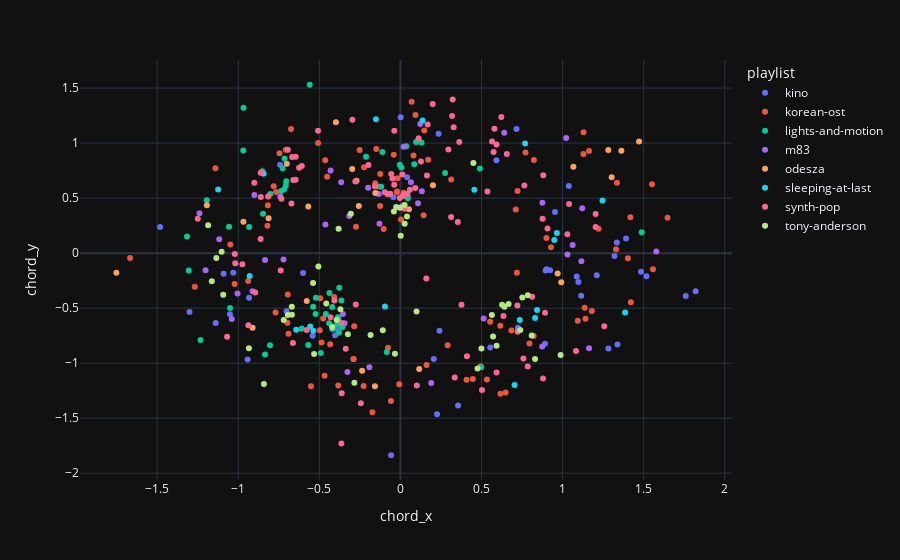

Notebook code for this chart:
### Markdown cell above
### Chord Trajectory

Here, clustering is much stronger. There are much lesser chords to choose from in this implementation of the chord trajectory.

### Code cell
chord_trajectory = px.scatter(dataset, x='chord_x', y='chord_y', color='playlist', hover_data=config.metadata_columns)
chord_trajectory.write_image(config.image_dir + '/chord-trajectory-mds.png', width=1000, scale=2)
chord_trajectory

### Figure 1 — Plotly figure (JSON) as saved in the notebook; plotly's stock layout.template omitted (floating-point values rounded to 4 significant figures; data arrays with more than 128 entries replaced by an {"elided": "..."} marker saying what was removed)
{"data": [{"customdata": {"elided": "47x3 str values"}, "hovertemplate": "playlist=%{customdata[2]}<br>chord_x=%{x}<br>chord_y=%{y}<br>song_name=%{customdata[0]}<br>artist=%{customdata[1]}<extra></extra>", "legendgroup": "kino", "marker": {"color": "#636efa", "symbol": "circle"}, "mode": "markers", "name": "kino", "orientation": "v", "showlegend": true, "x": [0.3554, -1.301, 1.334, -1.091, 0.2354, 1.282, 1.038, 1.517, 0.04139, 0.2057, 1.483, 1.211, 1.097, -1.031, -0.702, 0.9231, 1.76, 0.2409, -0.04406, -1.051, -1.139, 0.9531, 0.8918, -0.6002, 0.9011, -1.482, 1.32, 1.391, -0.387, -0.9423, -0.7423, -0.9334, 0.5538, 0.00167, 0.5919, 0.7247, 0.8958, 0.226, 0.04592, 1.821, -0.5417, 1.338, 1.115, -0.05758, -0.4026, 1.087, 0.7157], "xaxis": "x", "y": [-1.386, -0.5358, 0.09734, -0.1874, 1.085, -0.8658, 0.6103, -0.2112, 0.6906, -0.9616, -0.168, -0.2007, -0.2634, -0.179, -0.5292, -0.1544, -0.3893, -0.7052, 0.5081, -0.5545, -0.634, 0.3749, -0.8239, -0.1797, -0.1464, 0.2385, -0.02628, 0.1327, -0.6892, -0.9672, 0.8043, -0.4049, -0.8565, 1.234, 0.8443, -0.6771, -0.1583, -1.465, 0.514, -0.3469, -0.7503, -0.8294, -0.3877, -1.837, -0.7451, -0.2129, 1.129], "yaxis": "y", "type": "scatter"}, {"customdata": {"elided": "95x3 str values"}, "hovertemplate": "playlist=%{customdata[2]}<br>chord_x=%{x}<br>chord_y=%{y}<br>song_name=%{customdata[0]}<br>artist=%{customdata[1]}<extra></extra>", "legendgroup": "korean-ost", "marker": {"color": "#EF553B", "symbol": "circle"}, "mode": "markers", "name": "korean-ost", "orientation": "v", "showlegend": true, "x": [0.161, 1.552, -0.02066, -0.2891, -0.2891, -0.4866, 0.08047, 0.8213, -0.5078, 0.7112, -0.1553, 0.494, 0.6844, 1.403, 0.4465, -0.05834, 0.7222, 1.141, -0.173, 1.421, -0.1252, -0.3834, -0.452, -0.4675, 1.163, 0.2913, 0.3131, 1.222, -0.02116, -0.285, 0.7179, -0.9389, -0.4948, -0.2273, 1.18, 0.7712, -0.1035, -0.4639, -0.6745, -0.8202, -0.2518, -0.2742, -0.4973, -1.023, 1.094, 0.5533, -0.7702, -0.7669, -1.667, -0.07677, 0.823, -0.5517, -0.6946, 0.09301, 1.418, -0.007178, 1.136, 0.1468, 1.129, -0.04113, -0.1486, 0.1708, 1.128, -0.6901, -0.6972, -1.049, 1.647, -0.4335, -0.4087, -0.1389, -0.7815, 1.335, 0.6167, 0.0691, -1.268, 0.003769, -0.746, 0.6159, 0.7956, -0.8178, 0.02015, 1.557, 0.1431, 0.9005, -0.4764, -0.2247, 0.9285, -0.01767, -0.1245, 0.408, 0.6486, 1.33, 0.5333, -0.7073, -1.141], "xaxis": "x", "y": [-1.017, 0.6254, 0.561, -0.9617, -0.9617, -0.8117, 0.8876, -0.7531, 0.9999, 0.3968, 0.634, -1.028, -0.7034, -0.04736, -1.143, -1.343, 0.5656, -0.5952, -1.446, -0.4456, 0.4272, -1.202, 0.693, -1.113, 0.9277, -0.838, 0.6687, 0.2218, 0.5527, -0.664, -0.1781, -0.2524, -0.4097, -1.208, -0.5252, 0.9147, 0.2188, 0.8435, 1.129, 0.249, 0.9368, 0.24, -0.6997, -0.2808, -0.6153, -0.6236, -0.5403, 0.5566, -0.04476, -0.8589, 0.8463, -1.209, -0.3768, 1.254, 0.3261, -1.193, -0.4964, 1.114, 1.098, 0.8941, 0.9472, 0.8482, 0.9, -0.7328, -0.632, 0.07907, 0.3221, -0.8272, -0.3982, 0.6046, 0.6073, 0.64, -1.278, 1.377, -0.3064, 0.3049, 0.9074, -0.6602, -0.8207, 0.4341, 0.5476, -0.1473, 0.3448, 0.1383, -0.5938, 0.7813, 0.05431, 0.6816, 0.7201, -1.15, -1.266, 0.03467, -1.148, 0.9387, 0.7705], "yaxis": "y", "type": "scatter"}, {"customdata": {"elided": "56x3 str values"}, "hovertemplate": "playlist=%{customdata[2]}<br>chord_x=%{x}<br>chord_y=%{y}<br>song_name=%{customdata[0]}<br>artist=%{customdata[1]}<extra></extra>", "legendgroup": "lights-and-motion", "marker": {"color": "#00cc96", "symbol": "circle"}, "mode": "markers", "name": "lights-and-motion", "orientation": "v", "showlegend": true, "x": [-0.6093, -0.4393, -0.7261, -0.5681, -1.305, -1.233, 0.1299, -0.7176, -0.1115, -0.8348, -0.4907, -0.3773, 0.04522, -0.4191, -0.4376, -0.7146, -0.3826, -1.057, -0.7351, -0.8512, -0.9694, -0.4177, -0.5232, -0.4597, 0.09659, 1.488, 0.2756, -0.9677, -0.3879, -0.3578, -1.051, 0.08543, 0.4902, -0.5214, -1.194, -0.004079, -0.1189, -0.3856, -0.7043, 0.005661, -0.4207, -1.316, -0.9325, -0.8471, -0.3788, -0.5382, -0.3642, -0.8041, 0.03566, -0.2119, -0.8026, -0.3562, -0.08439, 0.4976, -0.7072, -0.5594], "xaxis": "x", "y": [-0.6845, -0.6366, 0.7704, -0.8359, -0.1585, -0.7893, 1.005, 0.5793, 0.9201, -0.9205, -0.9081, -0.3147, 0.4989, -0.69, -0.3616, 0.8601, -0.597, 0.2409, 0.5655, 0.744, 0.9325, -0.6637, -0.5535, -0.5522, 1.011, 0.1909, 0.7285, 1.321, -0.6444, -0.6709, -0.4983, 0.8073, 0.7698, -0.4045, 0.4814, 0.8035, 0.6039, -0.5817, 0.6522, 0.7783, -0.4895, 0.1507, 0.2373, 0.3583, -0.7218, -0.4872, -0.4298, -0.8371, 0.9707, 0.8763, 0.5381, -0.6626, -0.8982, -1.038, 0.6141, 1.53], "yaxis": "y", "type": "scatter"}, {"customdata": [["Another Wave from You", "M83", "m83"], ["Claudia Lewis", "M83", "m83"], ["Echoes of Mine", "M83", "m83"], ["Fountains", "M83", "m83"], ["Intro", "M83", "m83"], ["Klaus I Love You", "M83", "m83"], ["Midnight City", "M83", "m83"], ["My Tears Are Becoming a Sea", "M83", "m83"], ["New Map", "M83", "m83"], ["Ok Pal", "M83", "m83"], ["Outro", "M83", "m83"], ["Raconte-moi une histoire", "M83", "m83"], ["Reunion", "M83", "m83"], ["Soon, My Friend", "M83", "m83"], ["Splendor", "M83", "m83"], ["Steve Mcqueen", "M83", "m83"], ["This Bright Flash", "M83", "m83"], ["Train to Pluton", "M83", "m83"], ["Wait", "M83", "m83"], ["When Will You Come Home", "M83", "m83"], ["Where the Boats Go", "M83", "m83"], ["Year One, One Ufo", "M83", "m83"], ["Ashes of Our Fathers", "M83", "m83"], ["Canyon Battle", "M83", "m83"], ["Earth 2077", "M83", "m83"], ["Fearful Odds", "M83", "m83"], ["I'm Sending You Away", "M83", "m83"], ["Jack's Dream", "M83", "m83"], ["Losing Control", "M83", "m83"], ["Odyssey Rescue", "M83", "m83"], ["Radiation Zone", "M83", "m83"], ["Raven Rock", "M83", "m83"], ["StarWaves", "M83", "m83"], ["Tech 49", "M83", "m83"], ["Temples of Our Gods", "M83", "m83"], ["Undimmed by Time, Unbound by Death", "M83", "m83"], ["Waking Up", "M83", "m83"], ["You Can't Save Her", "M83", "m83"], ["Oblivion", "M83", "m83"]], "hovertemplate": "playlist=%{customdata[2]}<br>chord_x=%{x}<br>chord_y=%{y}<br>song_name=%{customdata[0]}<br>artist=%{customdata[1]}<extra></extra>", "legendgroup": "m83", "marker": {"color": "#ab63fa", "symbol": "circle"}, "mode": "markers", "name": "m83", "orientation": "v", "showlegend": true, "x": [1.578, -0.912, -1.04, 1.022, 0.6401, 0.06459, -0.1988, 0.1228, -0.134, 0.1319, -0.7408, 0.5131, -0.721, -0.3442, -0.4311, -0.3654, -1.005, -0.3549, -0.9008, 1.062, 0.8755, 0.01987, 0.1085, -0.835, -0.1293, 0.8744, -1.117, 1.03, 0.01372, -1.202, -1.239, 1.163, 0.1897, -0.3152, -0.1914, 1.116, -0.3268, 1.121, -0.4626], "xaxis": "x", "y": [0.0142, -0.3471, -0.5985, 1.045, 1.095, 0.6451, 0.5934, 1.173, 0.5377, 0.5626, 0.5156, -0.5933, -0.0569, -0.6379, 0.7503, 0.6435, -0.3672, -0.5523, 0.5284, 0.07364, 0.4572, 0.9676, 0.4541, -0.06331, 0.267, -0.8484, 0.1265, -0.01192, 0.4289, -0.156, 0.3624, -0.8637, -1.18, 0.3373, -1.037, -0.07423, -1.081, 0.4079, 0.2609], "yaxis": "y", "type": "scatter"}, {"customdata": [["A Moment Apart", "ODESZA", "odesza"], ["Across The Room (feat. Leon Bridges)", "ODESZA", "odesza"], ["Boy", "ODESZA", "odesza"], ["Corners Of The Earth (feat. RY X)", "ODESZA", "odesza"], ["Divide (feat. Kelsey Bulkin)", "ODESZA", "odesza"], ["Everything At Your Feet (feat. The Chamanas)", "ODESZA", "odesza"], ["Falls (feat. Sasha Alex Sloan)", "ODESZA", "odesza"], ["Falls (Reprise) (feat. Sasha Alex Sloan)", "ODESZA", "odesza"], ["Falls (Reprise) - Instrumental", "ODESZA", "odesza"], ["Higher Ground (feat. Naomi Wild)", "ODESZA", "odesza"], ["Higher Ground (Reprise) (feat. Naomi Wild)", "ODESZA", "odesza"], ["Higher Ground (Reprise) - Instrumental", "ODESZA", "odesza"], ["Intro", "ODESZA", "odesza"], ["It’s Only (feat. Zyra) - ODESZA VIP Remix", "ODESZA", "odesza"], ["Just A Memory (feat. Regina Spektor)", "ODESZA", "odesza"], ["La Ciudad", "ODESZA", "odesza"], ["Late Night", "ODESZA", "odesza"], ["Line Of Sight (feat. WYNNE & Mansionair)", "ODESZA", "odesza"], ["Line Of Sight (Reprise) (feat. WYNNE & Mansionair)", "ODESZA", "odesza"], ["Line Of Sight (Reprise) - Instrumental", "ODESZA", "odesza"], ["Loyal", "ODESZA", "odesza"], ["Memories That You Call (feat. Monsoonsiren) - ODESZA & Golden Features VIP Remix", "ODESZA", "odesza"], ["Meridian", "ODESZA", "odesza"], ["Show Me", "ODESZA", "odesza"], ["Thin Floors And Tall Ceilings", "ODESZA", "odesza"]], "hovertemplate": "playlist=%{customdata[2]}<br>chord_x=%{x}<br>chord_y=%{y}<br>song_name=%{customdata[0]}<br>artist=%{customdata[1]}<extra></extra>", "legendgroup": "odesza", "marker": {"color": "#FFA15A", "symbol": "circle"}, "mode": "markers", "name": "odesza", "orientation": "v", "showlegend": true, "x": [-0.1571, 1.303, -0.9682, -0.398, -0.5777, -0.8129, -1.752, 1.066, 1.282, 0.2004, 1.363, 1.472, -0.1544, -0.2567, -0.9117, -0.7009, -0.5682, -0.2363, 0.9918, 0.9695, -0.2972, -1.194, 0.05259, -0.2708, 0.1158], "xaxis": "x", "y": [-1.209, 0.6906, 0.2845, 1.19, -0.4346, 0.3179, -0.1782, 0.785, 0.9374, 0.6169, 0.93, 1.015, 0.5475, 0.4287, -0.6783, 0.8119, 0.4232, -1.068, -0.2636, -0.1846, 0.7656, 0.4352, 0.3985, 0.6575, -1.054], "yaxis": "y", "type": "scatter"}, {"customdata": [["April 10, 2019- Powehi - Image of a Black Hole", "Sleeping At Last", "sleeping-at-last"], ["August 12, 2018- Perseid Meteor Shower", "Sleeping At Last", "sleeping-at-last"], ["August 21, 2017- Total Solar Eclipse", "Sleeping At Last", "sleeping-at-last"], ["December 13, 2017- Geminid Meteor Shower", "Sleeping At Last", "sleeping-at-last"], ["December 17, 2018- Farout", "Sleeping At Last", "sleeping-at-last"], ["December 21, 2020- The Great Conjunction", "Sleeping At Last", "sleeping-at-last"], ["December 25, 2021- Webb Space Telescope - Launch", "Sleeping At Last", "sleeping-at-last"], ["February 1, 2023- C2022 E3 - Comet Ztf", "Sleeping At Last", "sleeping-at-last"], ["February 13, 2019- Opportunity - Mission Complete", "Sleeping At Last", "sleeping-at-last"], ["February 18, 2021- Perseverance - Mars Landing", "Sleeping At Last", "sleeping-at-last"], ["January 30, 2020- Spitzer - Final Voyage", "Sleeping At Last", "sleeping-at-last"], ["January 31, 2018- Super Blue Blood Moon", "Sleeping At Last", "sleeping-at-last"], ["July 22, 2020- C  2020 F3 - Comet Neowise", "Sleeping At Last", "sleeping-at-last"], ["July 27, 2018- Total Lunar Eclipse", "Sleeping At Last", "sleeping-at-last"], ["July 4, 2020- Aphelion", "Sleeping At Last", "sleeping-at-last"], ["June 24, 2022- Parade of Planets", "Sleeping At Last", "sleeping-at-last"], ["June 30, 2018- Pds 70b (Birth of a Planet)", "Sleeping At Last", "sleeping-at-last"], ["October 30, 2018- Kepler - Goodnight", "Sleeping At Last", "sleeping-at-last"], ["September 15, 2017- Cassini - The Grand Finale", "Sleeping At Last", "sleeping-at-last"]], "hovertemplate": "playlist=%{customdata[2]}<br>chord_x=%{x}<br>chord_y=%{y}<br>song_name=%{customdata[0]}<br>artist=%{customdata[1]}<extra></extra>", "legendgroup": "sleeping-at-last", "marker": {"color": "#19d3f3", "symbol": "circle"}, "mode": "markers", "name": "sleeping-at-last", "orientation": "v", "showlegend": true, "x": [-0.9298, -0.1511, 1.246, 0.9489, -0.5368, 0.736, -0.8439, 0.8425, -1.124, 0.9648, -0.6429, -0.5562, 0.1366, 1.386, -0.09548, 0.769, 0.4556, 0.8307, 0.7038], "xaxis": "x", "y": [-0.2084, 1.218, 0.4788, 0.1194, -0.7059, -0.608, 0.7206, -0.5156, 0.5773, 0.182, -0.697, -0.6677, 1.205, -0.54, -0.4848, 0.9957, 0.5768, -0.5884, -1.199], "yaxis": "y", "type": "scatter"}, {"customdata": {"elided": "96x3 str values"}, "hovertemplate": "playlist=%{customdata[2]}<br>chord_x=%{x}<br>chord_y=%{y}<br>song_name=%{customdata[0]}<br>artist=%{customdata[1]}<extra></extra>", "legendgroup": "synth-pop", "marker": {"color": "#FF6692", "symbol": "circle"}, "mode": "markers", "name": "synth-pop", "orientation": "v", "showlegend": true, "x": [0.6223, 1.083, -1.25, 0.04207, -0.7384, 0.41, 0.09189, -0.9378, -0.8622, -1.021, -0.6943, 1.04, 0.907, 0.2956, 0.7212, -0.3622, 1.257, -0.05662, -0.03842, 0.3768, 0.8919, -0.1973, -0.8609, -0.2965, 0.8766, -0.4073, 0.6353, 0.5745, -0.508, -0.3374, 0.1682, -0.04902, -0.6085, -0.6465, -0.3642, -0.278, 0.3224, 0.7583, 0.5929, -0.07871, -1.069, -1.019, 0.3348, 0.7849, 0.1124, 0.02243, 1.029, 0.1988, 0.363, 0.1634, 0.8794, -0.4304, 0.5652, -0.3626, 0.101, -0.09613, 0.3283, 0.3125, 0.3188, -0.9008, -0.2441, -0.8157, 0.7228, 0.1264, 1.204, 0.6562, -0.672, 0.05831, -0.6629, 0.5922, 0.01194, -0.8953, 0.8122, 0.7644, 0.3539, 0.5365, -0.03787, -0.6678, 0.02324, 0.01499, 1.204, -0.5776, -0.6247, -0.9747, -0.8615, -0.6606, -0.06366, 0.8808, 0.5032, -0.003624, -0.6461, -0.2754, 0.1595, -0.7344, 0.5797, -0.1568], "xaxis": "x", "y": [1.237, -0.8884, 0.3128, 0.5373, -0.1573, -0.9372, 0.5919, -0.6542, 0.1277, -0.008509, 0.9396, 0.4455, 0.2249, 0.9412, -0.4761, -1.272, -0.6647, 0.7201, 0.6223, -0.4697, -0.5422, 0.802, 0.5111, 1.212, 0.3124, -0.4304, -0.5702, 0.9198, 1.113, -0.8693, 1.17, 0.6788, 0.7926, 0.6676, -1.73, 0.6505, 1.395, -0.9576, -1.085, 0.535, -0.7606, -0.09175, -1.131, -1.029, 1.044, 0.5338, 0.1721, 1.355, 1.009, 0.7062, -1.139, -0.5821, 1.013, -0.6345, -1.203, 0.554, 1.145, 0.3285, 1.246, 0.6402, -1.365, 0.5137, -0.7135, 0.8333, 0.3558, 0.8998, 0.4517, 0.5755, -0.8175, 0.9866, 0.7144, -0.3576, -0.3953, 0.6143, 0.2822, 0.5596, 1.113, 0.8735, 0.404, 0.5187, 0.2364, -0.6985, 0.7765, -0.101, 0.7307, 0.6645, 0.539, 0.7075, -1.245, 0.5021, 0.8749, -0.4669, -0.2307, 0.4935, 1.131, 0.6081], "yaxis": "y", "type": "scatter"}, {"customdata": {"elided": "48x3 str values"}, "hovertemplate": "playlist=%{customdata[2]}<br>chord_x=%{x}<br>chord_y=%{y}<br>song_name=%{customdata[0]}<br>artist=%{customdata[1]}<extra></extra>", "legendgroup": "tony-anderson", "marker": {"color": "#B6E880", "symbol": "circle"}, "mode": "markers", "name": "tony-anderson", "orientation": "v", "showlegend": true, "x": [-0.324, -0.5058, 0.7856, -0.03393, -1.163, -1.135, -0.1842, 0.8094, 0.4993, -1.186, 0.739, -0.3934, -0.02601, 0.5929, -0.4573, -0.3701, 0.6413, -0.284, 0.8302, -1.093, -0.6943, 0.02576, 0.7518, -0.003189, -0.3059, -0.6698, -0.6692, 0.0404, -0.4208, 0.4498, -0.8417, -0.9344, 0.4753, 0.6273, 0.5639, 0.6669, 0.5712, -0.5388, -0.7198, -0.3814, -0.5323, 0.02624, -0.1087, -1.103, 0.09929, 0.001711, -0.04057, 0.9879], "xaxis": "x", "y": [-0.7376, -0.1212, -0.3838, -0.9139, -0.2551, -0.04519, -0.7433, -0.7478, -0.8663, 0.254, -0.6994, -0.6085, 0.4186, -0.842, -0.4571, -0.5095, -0.4865, -1.177, -0.9628, -0.3777, -0.5627, 0.4373, -0.4031, 0.4133, 0.3585, -0.4871, -0.5605, 0.3322, -0.6735, 0.8192, -1.189, -0.8641, -1.048, -0.4691, -0.5625, -0.4618, -0.7574, -0.2716, -0.6086, 0.2215, -0.9165, 0.266, -0.7012, 0.01248, -0.5299, 0.158, 0.3781, -0.9256], "yaxis": "y", "type": "scatter"}], "layout": {"xaxis": {"anchor": "y", "domain": [0.0, 1.0], "title": {"text": "chord_x"}}, "yaxis": {"anchor": "x", "domain": [0.0, 1.0], "title": {"text": "chord_y"}}, "legend": {"title": {"text": "playlist"}, "tracegroupgap": 0}, "margin": {"t": 60}}}
